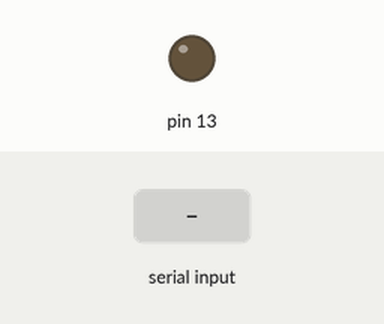
The sketch below on a simulated Arduino Uno, built with avr-gcc and run on an emulated ATmega328P. Parts: output pins drawn as LEDs (lit = HIGH). Dashed ring = blinking. The test bench sets the inputs (shaded band).

Above: at 1.2 s.
1.3 s: "30,150\n" received over Serial
At 7.8 s:
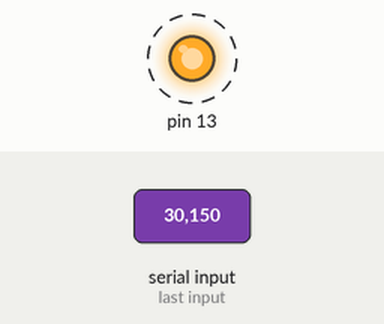
Timing chart, 0 to 9.3 s (numbered marks = the images above; inputs shaded):
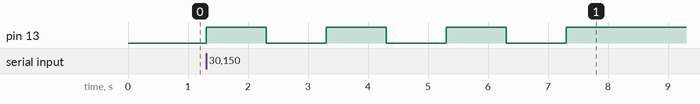

The sketch:

lab1.ino
```cpp
char num;                     //Variable to hold the input from serial
int index;                    //Holds the index for the morseCodes array, if the input was a number between 0 & 9
bool numAvail = false;        //To keep track of when there is a valid number available

//Holds morse codes for all the numbers. Index corresponds to the number.
String morseCodes[] = {"-----",           // 0
                        ".----",          // 1
                        "..---",          // 2
                        "...--",          // 3
                        "....-",          // 4
                        ".....",          // 5
                        "-....",          // 6
                        "--...",          // 7
                        "---..",          // 8
                        "----."           // 9
                       };

//The setup code that runs once
void setup() {
  //Initialize serial:
  Serial.begin(9600);

  //Initialize digital pin 13 as an output, which is the LED-light
  pinMode(13, OUTPUT);
}

//Depending on the input number, display that mores code on the LED-light
void loop() {
  if(numAvail)  {
    //Get the morse code corresponding to input number
    String morseCode = morseCodes[index];

    //Loop though the code character by character.
    //If it's a dot, then call the dotBlink() method, else call the dashBlink() method
    int i = 0;
    while(i < 5) {
      String subCode = morseCode.substring(i,i+1);
      if (subCode == ".") {
        dotBlink();
      } else {
        dashBlink();
      }
      i++;
    }

    //Since the number has been displayed, there is nothing else to display
    numAvail = false;
  }
}

/*
 * Is called between each loop
 * Read the input and convert to number if possible
 */
void serialEvent()  {
  while(Serial.available())  {
    num = char(Serial.read());

    if(num >= 48 && num <= 57)  {
      index = num - '0';
      numAvail = true;
    }
  }
}

//Called when the moorse code has a dot in it.
//Makes the lamp blink
void dotBlink() {
  digitalWrite(13, HIGH);   // turn the LED on
  delay(1000);              //Keep on for 1 sec
  digitalWrite(13, LOW);    // turn the LED off
  delay(1000);              //Keep it off for 1 sec
}

//Called when the moorse code has a dash in it.
//Makes the lamp blink
void dashBlink() {
  digitalWrite(13, HIGH);   // turn the LED on
  delay(3000);              //Keep it on for 3 sec
  digitalWrite(13, LOW);    // turn the LED off
  delay(1000);              //Keep it off for 1 sec
}
```

Measured:
- after the input at 1.3 s, pin 13: alternates HIGH for 1.0 s and LOW for 1.0 s, 7 changes in all, then stays HIGH, starting at once
